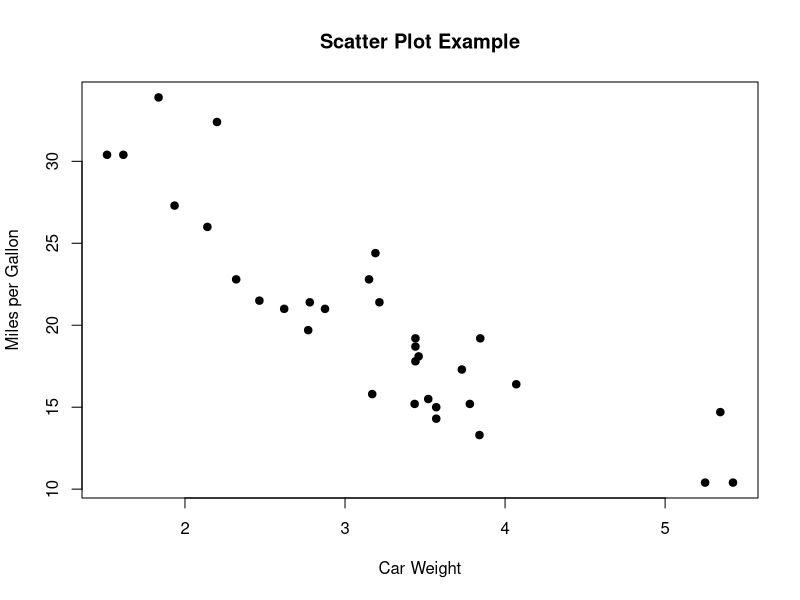
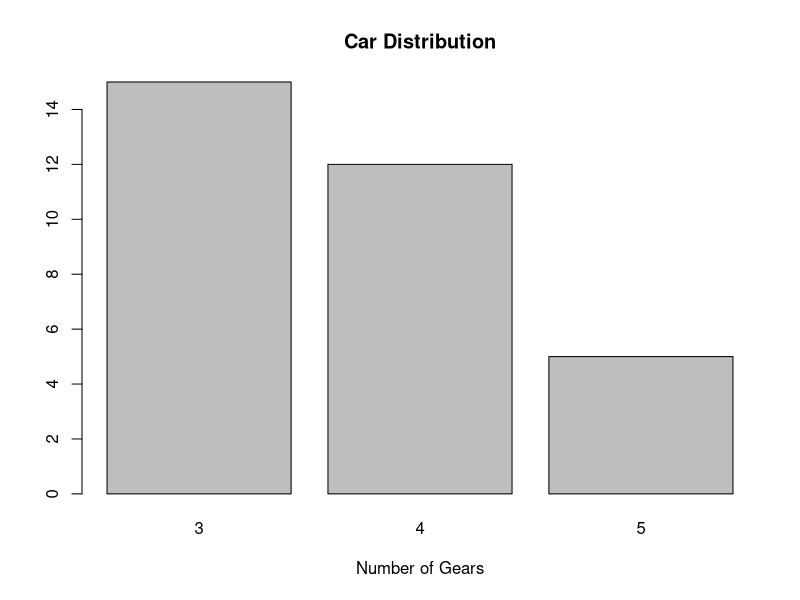
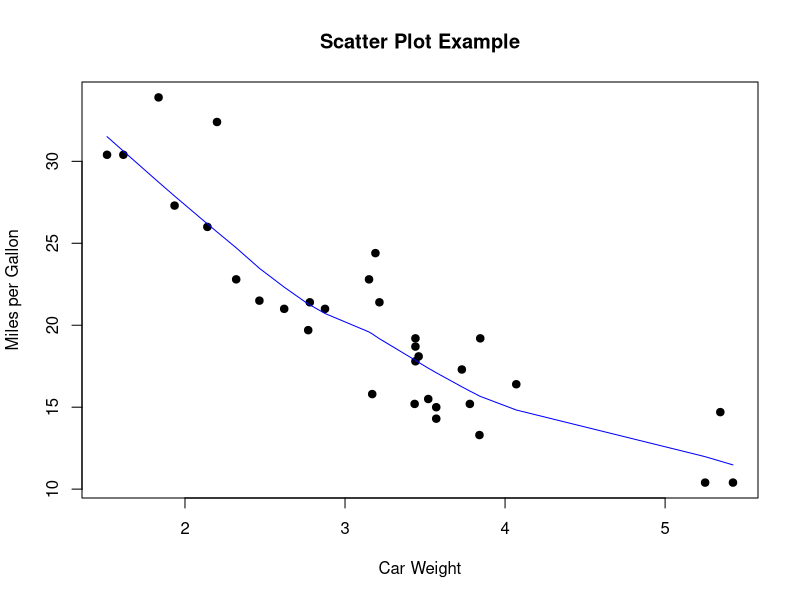
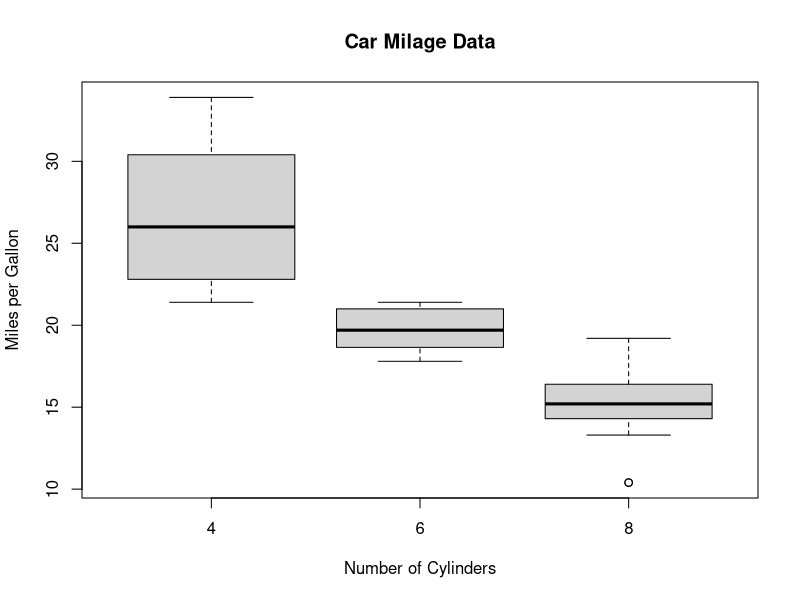
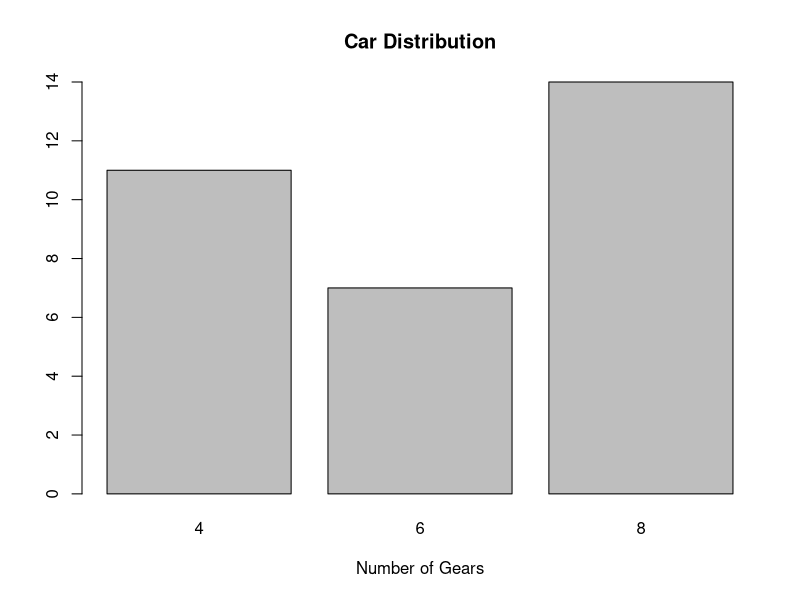
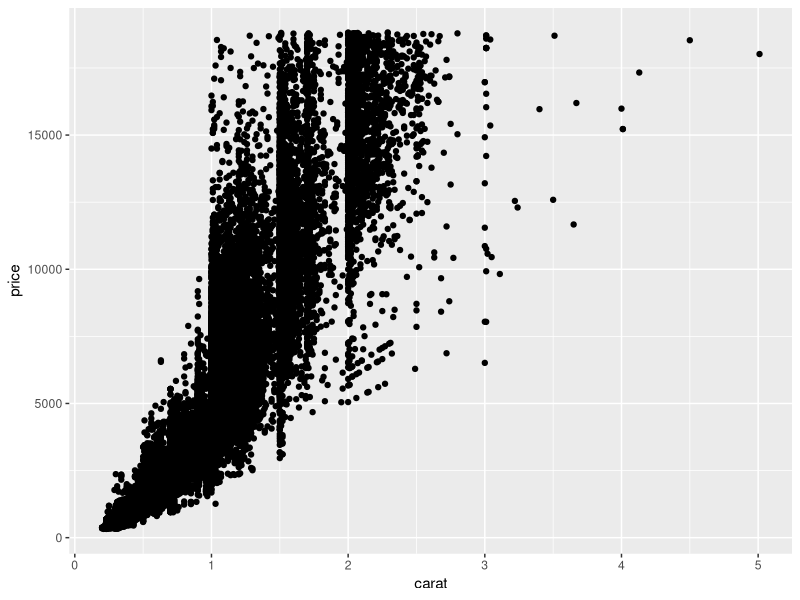
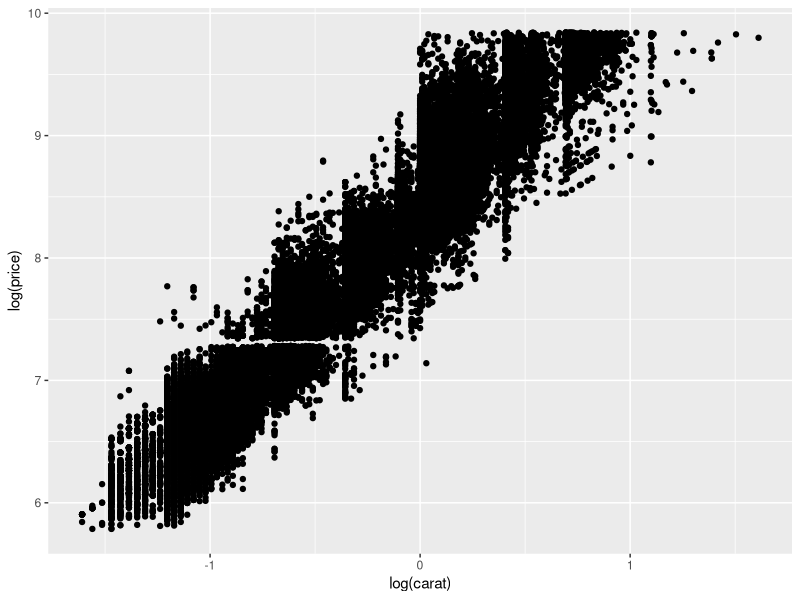
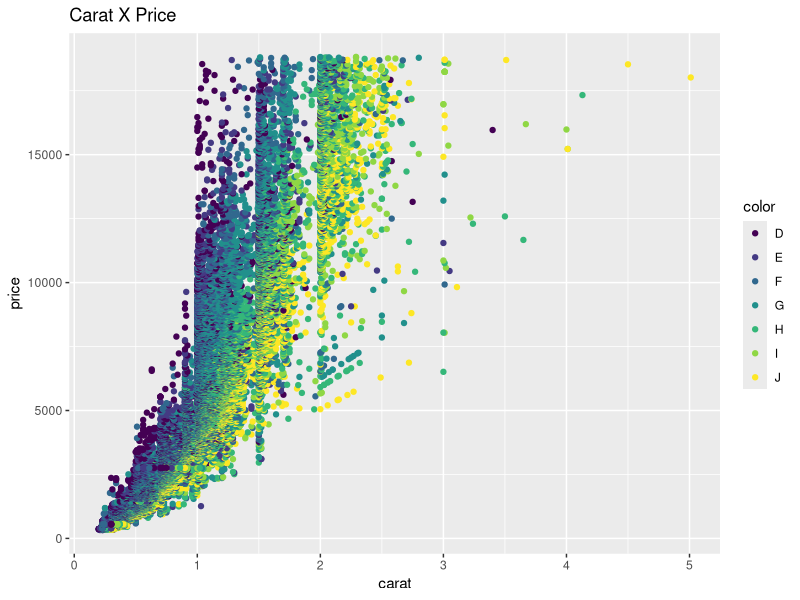

These figures' R source, in order: (Note: this script raises an error after producing the figures.)
attach(mtcars)
plot(wt,mpg, main="Scatter Plot Example", xlab = "Car Weight", 
     ylab = 'Miles per Gallon', pch=19)

counts<- table(mtcars$gear)

barplot(counts, main = 'Car Distribution', xlab = 'Number of Gears')

attach(mtcars)
plot(wt,mpg, main="Scatter Plot Example", xlab = "Car Weight", 
     ylab = 'Miles per Gallon', pch=19)
lines(lowess(wt,mpg), col = 'blue')

typeof(lowess(wt,mpg))

slices <-c(10,12,4,16,8)
#lbls= c('US','UK',')

boxplot(mpg~cyl,data=mtcars, main='Car Milage Data', xlab='Number of Cylinders',
        ylab='Miles per Gallon')

counts<- table(mtcars$cyl)

barplot(counts, main = 'Car Distribution', xlab = 'Number of Gears')

mean(mtcars[cyl==4,]$mpg)

library(ggplot2)
help(diamonds)

help("economics")


?qplot()


qplot(carat, price, data = diamonds)

qplot(log(carat), log(price), data = diamonds)

qplot(carat, price, data = diamonds, main = 'Carat X Price', 
      color=color)

str(diamonds)

qplot(carat, price, data = diamonds[sample(nrow(diamonds),100),], 
      main = 'Carat X Price', 
      shape=cut)

qplot(carat, price, data = diamonds[sample(nrow(diamonds),100),], 
      main = 'Carat X Price', size=I(5), color=color,
      shape=cut)+ scale_color_manual(values = c('balck', 'orange', 'blue', 
                                                'green', 'yellow', 'red', 'purple'))


qplot(carat, price, data = diamonds, geom = c('point', 'smooth'))

qplot(carat, price, data = diamonds) + stat_smooth(se=TRUE, level = 0.5) #, geom = c('point', 'smooth'))


table(diamonds$carat)
